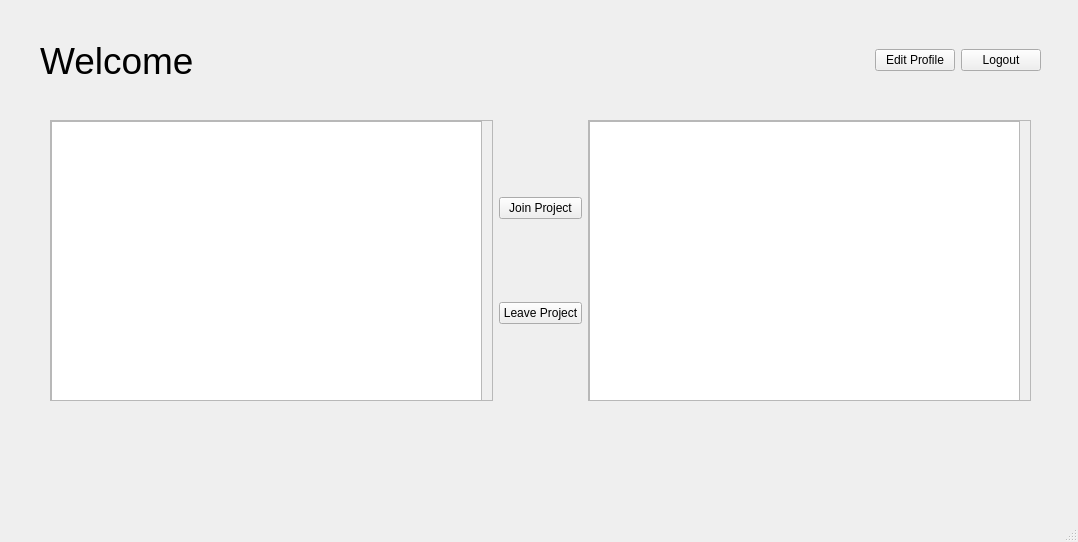
<?xml version="1.0" encoding="UTF-8"?>
<ui version="4.0">
 <class>StudentForm</class>
 <widget class="QMainWindow" name="StudentForm">
  <property name="geometry">
   <rect>
    <x>0</x>
    <y>0</y>
    <width>1078</width>
    <height>542</height>
   </rect>
  </property>
  <property name="windowTitle">
   <string>MainWindow</string>
  </property>
  <widget class="QWidget" name="centralwidget">
   <widget class="QWidget" name="horizontalLayoutWidget">
    <property name="geometry">
     <rect>
      <x>40</x>
      <y>30</y>
      <width>1001</width>
      <height>61</height>
     </rect>
    </property>
    <layout class="QHBoxLayout" name="horizontalLayout">
     <item>
      <widget class="QLabel" name="label">
       <property name="maximumSize">
        <size>
         <width>497</width>
         <height>16777215</height>
        </size>
       </property>
       <property name="font">
        <font>
         <pointsize>28</pointsize>
        </font>
       </property>
       <property name="text">
        <string>Welcome</string>
       </property>
      </widget>
     </item>
     <item>
      <widget class="QLabel" name="label_2">
       <property name="font">
        <font>
         <pointsize>26</pointsize>
        </font>
       </property>
       <property name="text">
        <string>&lt;name&gt;</string>
       </property>
      </widget>
     </item>
     <item>
      <spacer name="horizontalSpacer">
       <property name="orientation">
        <enum>Qt::Horizontal</enum>
       </property>
       <property name="sizeHint" stdset="0">
        <size>
         <width>40</width>
         <height>20</height>
        </size>
       </property>
      </spacer>
     </item>
     <item>
      <widget class="QPushButton" name="pushButton_5">
       <property name="text">
        <string>Edit Profile</string>
       </property>
      </widget>
     </item>
     <item>
      <widget class="QPushButton" name="logoutButton">
       <property name="text">
        <string>Logout</string>
       </property>
      </widget>
     </item>
    </layout>
   </widget>
   <widget class="QWidget" name="horizontalLayoutWidget_2">
    <property name="geometry">
     <rect>
      <x>50</x>
      <y>120</y>
      <width>981</width>
      <height>281</height>
     </rect>
    </property>
    <layout class="QHBoxLayout" name="horizontalLayout_2">
     <item>
      <widget class="QScrollArea" name="scrollArea">
       <property name="widgetResizable">
        <bool>true</bool>
       </property>
       <widget class="QWidget" name="scrollAreaWidgetContents">
        <property name="geometry">
         <rect>
          <x>0</x>
          <y>0</y>
          <width>426</width>
          <height>277</height>
         </rect>
        </property>
        <widget class="QTableWidget" name="tableWidget">
         <property name="geometry">
          <rect>
           <x>0</x>
           <y>0</y>
           <width>431</width>
           <height>341</height>
          </rect>
         </property>
        </widget>
       </widget>
      </widget>
     </item>
     <item>
      <layout class="QVBoxLayout" name="verticalLayout">
       <item>
        <widget class="QPushButton" name="pushButton">
         <property name="text">
          <string>Join Project</string>
         </property>
        </widget>
       </item>
       <item>
        <widget class="QPushButton" name="pushButton_2">
         <property name="text">
          <string>Leave Project</string>
         </property>
        </widget>
       </item>
      </layout>
     </item>
     <item>
      <widget class="QScrollArea" name="scrollArea_2">
       <property name="widgetResizable">
        <bool>true</bool>
       </property>
       <widget class="QWidget" name="scrollAreaWidgetContents_2">
        <property name="geometry">
         <rect>
          <x>0</x>
          <y>0</y>
          <width>425</width>
          <height>277</height>
         </rect>
        </property>
        <widget class="QTableWidget" name="tableWidget_2">
         <property name="geometry">
          <rect>
           <x>0</x>
           <y>0</y>
           <width>431</width>
           <height>341</height>
          </rect>
         </property>
        </widget>
       </widget>
      </widget>
     </item>
    </layout>
   </widget>
  </widget>
  <widget class="QMenuBar" name="menubar">
   <property name="geometry">
    <rect>
     <x>0</x>
     <y>0</y>
     <width>1078</width>
     <height>25</height>
    </rect>
   </property>
  </widget>
  <widget class="QStatusBar" name="statusbar"/>
 </widget>
 <resources/>
 <connections/>
</ui>
